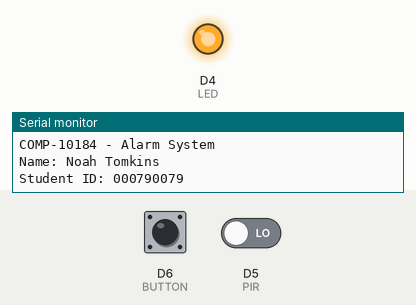
Recording of a program running on a simulated ESP8266 (Wemos D1 mini). Shown: output pins drawn as LEDs (lit = HIGH), the last lines printed to the serial monitor. Dashed ring = blinking. The test bench sets the inputs (shaded band); at power-on: D5 (PIR) LOW, D6 (BUTTON) HIGH.

Above: at 1.2 s.
1.3 s: D5 (PIR) driven HIGH
At 1.48 s:
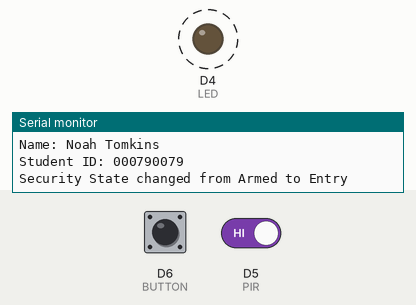
4.3 s: D6 (BUTTON) pulled LOW for 0.15 s
5.9 s: D6 (BUTTON) pulled LOW for 1 s
At 7.22 s:
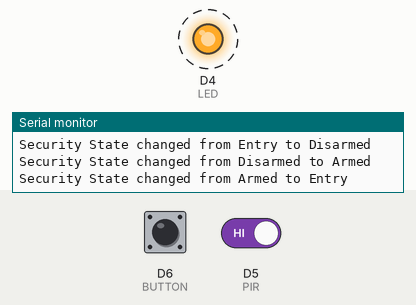
Timing chart, 0 to 14.9 s (numbered marks = the images above; inputs shaded):
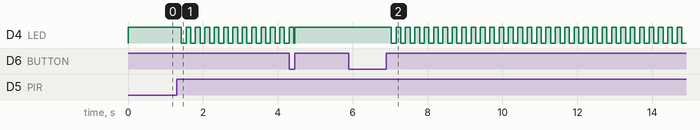

Measured:
- after the input at 1.3 s, D4 (LED): alternates HIGH for 0.13 s and LOW for 0.13 s, starting after 0.13 s
- after the input at 5.9 s, D4 (LED): alternates HIGH for 0.13 s and LOW for 0.13 s, starting after 1.1 s

The program:

main.cpp
```cpp
/**
 * I, Noah Tomkins, 0000790079 certify that this material is my original work.
 * No other person's work has been used without due acknowledgement.
 */

#include <Arduino.h>
#include <Bounce2.h>

#define PIR     D5
#define BUTTON  D6
#define LED		LED_BUILTIN

enum SecurityState {
	ARMED, ENTRY, DISARMED, ALARM
};

SecurityState state = ARMED;
bool motion = false;

unsigned long timeEntered;
unsigned long timeSinceLastBlink;

unsigned long phaseTime = 10000; // 10 seconds
unsigned int blinksPerSecond = 4; // Blinks Per Second
unsigned int blinkPause = (1000 / blinksPerSecond) / 2;
bool ledState = false;

Bounce bounce = Bounce();

/*** HELPER METHODS ***/
String stateToString(SecurityState securityState) {
	switch (securityState) {
		case ARMED:
			return "Armed";
		case ENTRY:
			return "Entry";
		case DISARMED:
			return "Disarmed";
		case ALARM:
			return "Alarm";
		default:
			return "Unknown";
	}
}

bool buttonPressed() {
	return bounce.changed() && bounce.read() == HIGH;
}

/*** Alarm Modes ***/
void changeState(SecurityState newState) {
	Serial.println("Security State changed from " + stateToString(state) + " to " + stateToString(newState));
	state = newState;
}

void armed() {
	if (motion) {
		changeState(ENTRY);
		timeEntered = millis();
		timeSinceLastBlink = millis();
	}
}

void entry() {
	if (millis() - timeEntered < phaseTime) {

		if (millis() - timeSinceLastBlink >= blinkPause) {
			ledState = !ledState;
			timeSinceLastBlink = millis();
		}

		if (buttonPressed()) {
			changeState(DISARMED);
			ledState = false;
		}
	} else {
		changeState(ALARM);
	}
}

void disarmed() {
	ledState = false;

	if (buttonPressed()) {
		changeState(ARMED);
	}
}

void alarm() {
	ledState = true;
}

/*** MAIN PROGRAM EXECUTION ***/

void setup() {
	Serial.begin(115200);
	Serial.println("\n\nCOMP-10184 - Alarm System");
    Serial.println("Name: Noah Tomkins");
    Serial.println("Student ID: 000790079");

	pinMode(LED, OUTPUT);
	pinMode(PIR, INPUT);

	bounce.attach(BUTTON, INPUT_PULLUP);
	bounce.interval(5);
}

void loop() {
	bounce.update();
	motion = digitalRead(PIR);

	if (state == ARMED) armed();
	else if (state == ENTRY) entry();
	else if (state == DISARMED) disarmed();
	else if (state == ALARM) alarm();

	digitalWrite(LED, !ledState);
}
```
